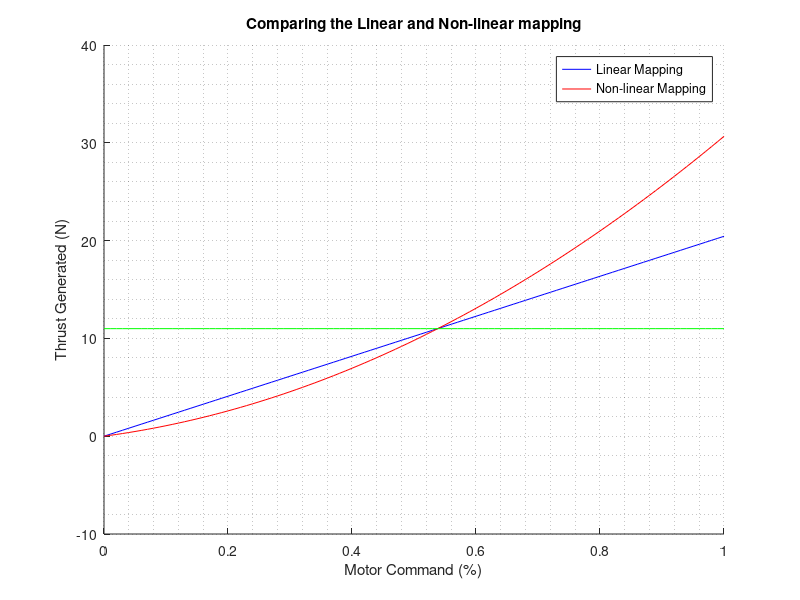
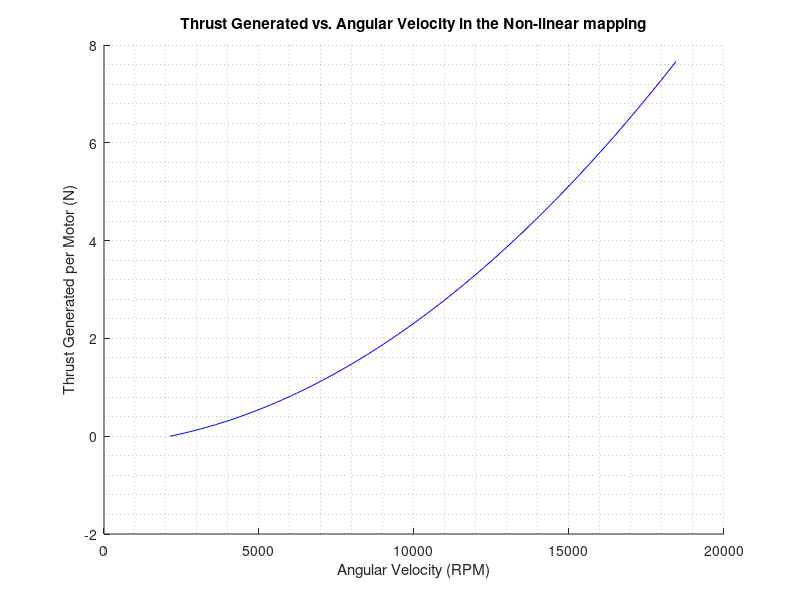
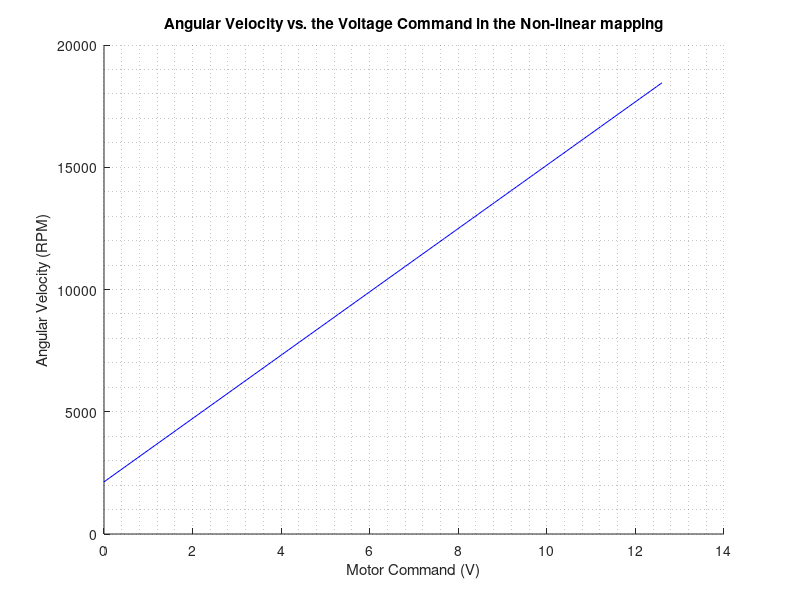

Recreate these plots in MATLAB, in order.
clc; close all;

format long;

M_b = 0.267; % mass of battery
M_d = 0.854; % mass of drone
M = M_b + M_d; % total mass of drone
lin_hover_trim = 0.538; % hover trim (motor command)
g = 9.81; % acceleration due to gravity
L_roll = 0.2136; % roll motor to motor distance
L_pitch = 0.1758; % pitch motor to motor distance
kt = 1/(70*pi); % motor torque constant Nm/A
kv = 1/(70*pi); % motor speed constant Vs/rad
Ahover = 5.8239; % maximum motor current at 100% throttle
Jxx = 0.0100000; % kg*m^2
Jyy = 0.0082000; % kg*m^2
Jzz = 0.0148000; % kg*m^2
Vd = 12.6; % maximum battery voltage in Volts

%%
disp("********************************************************************");
disp("************************** Linear Mapping **************************");
disp('Kf in N'); Kf = M*g/(4*lin_hover_trim); disp(Kf);
disp('Kt in Nm'); Kt = kt*Ahover/lin_hover_trim; disp(Kt);

m_to_F = [   Kf           ,   Kf           ,   Kf           ,   Kf           ;...
            -Kf*L_roll/2  ,  -Kf*L_roll/2  ,   Kf*L_roll/2  ,   Kf*L_roll/2  ;...
             Kf*L_pitch/2 ,  -Kf*L_pitch/2 ,   Kf*L_pitch/2 ,  -Kf*L_pitch/2 ;...
             Kt           ,  -Kt           ,  -Kt           ,   Kt           ];
display(m_to_F);

F_to_m = [   1/(4*Kf) ,  -1/(2*Kf*L_roll) ,  1/(2*Kf*L_pitch) ,  1/(4*Kt)  ;...
              1/(4*Kf) ,  -1/(2*Kf*L_roll) , -1/(2*Kf*L_pitch) , -1/(4*Kt)  ;...
              1/(4*Kf) ,   1/(2*Kf*L_roll) ,  1/(2*Kf*L_pitch) , -1/(4*Kt)  ;...
              1/(4*Kf) ,   1/(2*Kf*L_roll) , -1/(2*Kf*L_pitch) ,  1/(4*Kt) ];
display(F_to_m);

Forces = m_to_F*[1; 1; 1; 1];
disp('Maximum Linear Thrust (N) = '); display(Forces(1));

Forces = m_to_F*[0; 0; 1; 1];
disp('Maximum Linear Roll Torque (Nm) = '); display(Forces(2));

Forces = m_to_F*[1; 0; 1; 0];
disp('Maximum Linear Pitch Torque (Nm) = '); display(Forces(3));

Forces = m_to_F*[1; 0; 0; 1];
disp('Maximum Linear Yaw Torque (Nm) = '); display(Forces(4));

disp('Linear hover trim (%) = '); disp(lin_hover_trim);

%%
disp("********************************************************************");
disp("************************ Non-Linear Mapping ************************");

disp('Kveff in RPM/V'); Kveff = 1295.4; disp(Kveff); % RPM/V, motor command to speed constant
disp('omega_c in RPM'); omega_c = 2132.6; disp(omega_c); % RPM, motor command to speed bias
disp('Ct in N/RPM^2'); Ct = 2.0784*10^(-8); disp(Ct); % N/RPM^2
disp('omega_f in RPM'); omega_f = 1004.5; disp(omega_f); % RPM, omega to force bias
disp('Fb in N'); Fb = -0.2046; disp(Fb); % Nm
disp('k_tau in N/Nm'); k_tau = 81.0363; disp(k_tau); % N/Nm

gen_F_to_F =          [   1/(4) ,  -1/(2*L_roll) ,  1/(2*L_pitch) ,  k_tau/(4)  ;...
                          1/(4) ,  -1/(2*L_roll) , -1/(2*L_pitch) , -k_tau/(4)  ;...
                          1/(4) ,   1/(2*L_roll) ,  1/(2*L_pitch) , -k_tau/(4)  ;...
                          1/(4) ,   1/(2*L_roll) , -1/(2*L_pitch) ,  k_tau/(4) ];
display(gen_F_to_F);

disp('Maximum Non-Linear Thrust (N) = '); disp(30.7);
disp('Maximum Non-Linear Roll Torque (Nm) = '); disp(1.6373);
disp('Maximum Non-Linear Pitch Torque (Nm) = '); disp(1.3476);
disp('Maximum Non-Linear Yaw Torque (Nm) = '); disp(0.1892);
disp('Non-linear hover trim (%) = '); disp(lin_hover_trim);

%%
% plots
m = 0:0.01:1;

F_l = zeros(1,length(m));
for i = 1:length(m)
   f1 = m_to_F*[m(i); m(i); m(i); m(i)]; 
   F_l(i) = f1(1);
end

f_to_gen_F = inv(gen_F_to_F);
F_nl = zeros(1,length(m));
    voltage = Vd.*m;
    omega = Kveff.*voltage + omega_c;
    fm = Ct*(omega + omega_f).^2 + Fb;
    for i = 1:length(m)
        gen_F = f_to_gen_F*[fm(i);fm(i);fm(i);fm(i)];
        F_nl(i) = gen_F(1);
    end

Forces = m_to_F*[1; 1; 1; 1];

figure;
hold on;
plot(m, F_l, 'b');
plot(m, F_nl, 'r');
plot(m, lin_hover_trim*Forces(1).*ones(1,length(F_l)), 'g');
hold off
legend('Linear Mapping', 'Non-linear Mapping');
xlabel('Motor Command (%)');
ylabel('Thrust Generated (N)');
title('Comparing the Linear and Non-linear mapping');
grid minor;

figure;
hold on;
plot(omega, fm, 'b');
hold off
xlabel('Angular Velocity (RPM)');
ylabel('Thrust Generated per Motor (N)');
title('Thrust Generated vs. Angular Velocity in the Non-linear mapping');
grid minor;

figure;
hold on;
plot(voltage, omega, 'b');
hold off
xlabel('Motor Command (V)');
ylabel('Angular Velocity (RPM)');
title('Angular Velocity vs. the Voltage Command in the Non-linear mapping');
grid minor;
